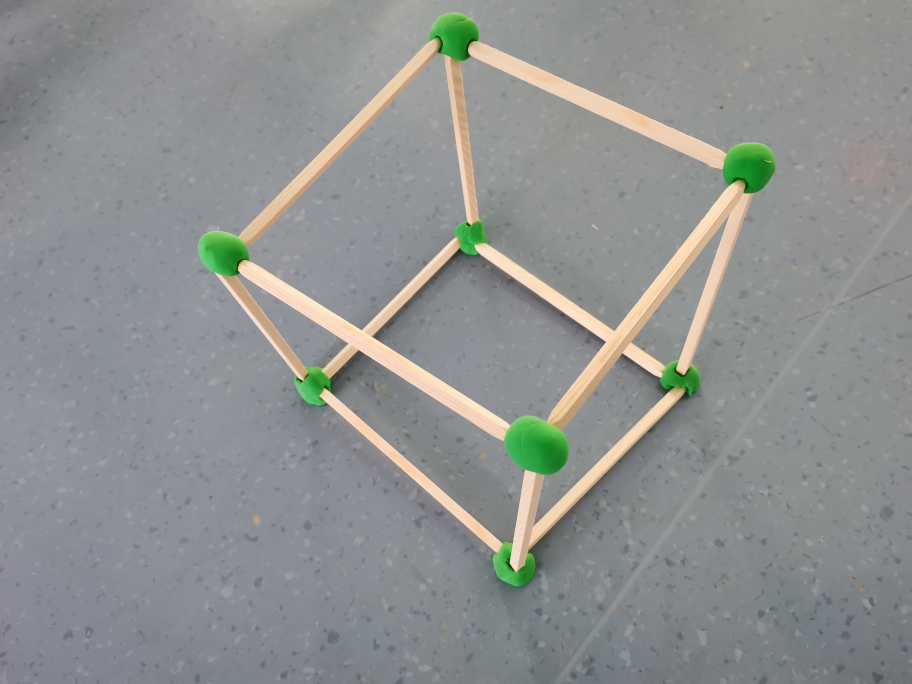
#> input picture Hamster/Week 18/Model1.jpg, 3648 x 2736 px (shown at 1/4 size)
$ python houghcircle_test_only.py
#> lines starting #> are read from the running program, lines starting #| are printed output that depends on the picture; after the words box and inside, x2 and y2 are one past the last pixel; in counts of white or black regions, pixels touching at a corner belong together
import cv2
import math
import numpy as np
#pi=3.1415926
import matplotlib.pyplot as plt

def calc_median_color(img,x_0,y_0,r):
    count=0;color=np.zeros((3),dtype=np.uint0)
    #print(img.shape)
    #print(x_0,y_0,r)
    for i_ in range(x_0-r,x_0+r):
        for j_ in range(y_0-r,y_0+r):
            if (i_>=1200)|(j_>=1600): continue
            dis=math.sqrt(float((i_-x_0)**2+(j_-y_0)**2))
            if dis<=r:
                count=count+1
                #print(i_,j_)
                color[0]=color[0]+np.uint0(img[i_,j_,0])
                color[1]=color[1]+np.uint0(img[i_,j_,1])
                color[2]=color[2]+np.uint0(img[i_,j_,2])
   # print(count)
    if (count!=0):
        color[0]=int(color[0]/count)
        color[1]=int(color[1]/count)
        color[2]=int(color[2]/count)
    return [int(x) for x in color]

img = cv2.imread('Model1.jpg')
#> img is the input picture: shape (2736, 3648, 3); mean B, G, R 144.8, 145.8, 143

img = cv2.resize(img,dsize=(1600,1200))
#> img: shape (1200, 1600, 3)

img = cv2.medianBlur(img, 5)
gray = cv2.cvtColor(img, cv2.COLOR_BGR2GRAY)
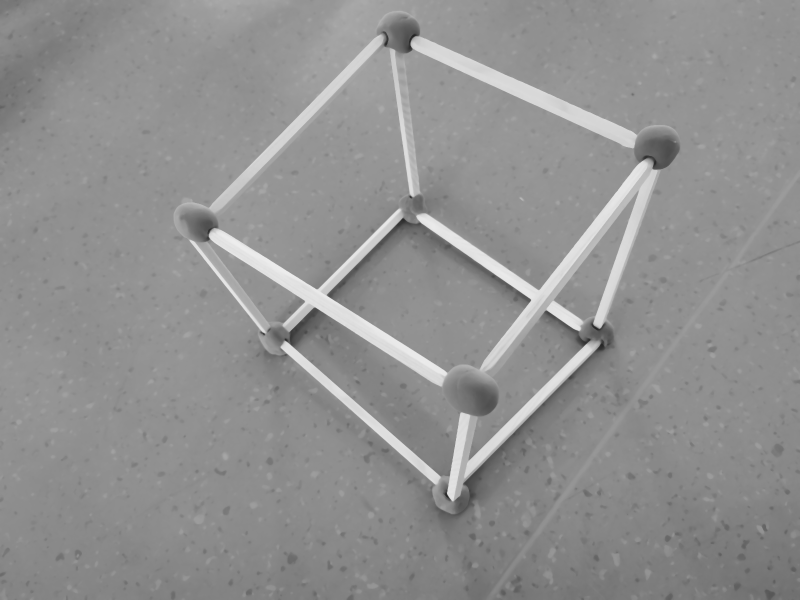
#> gray: shape (1200, 1600) (shown at 1/2 size); min 33, max 237, mean 144.8
edges = cv2.Canny(gray, 100, 200, apertureSize=3)
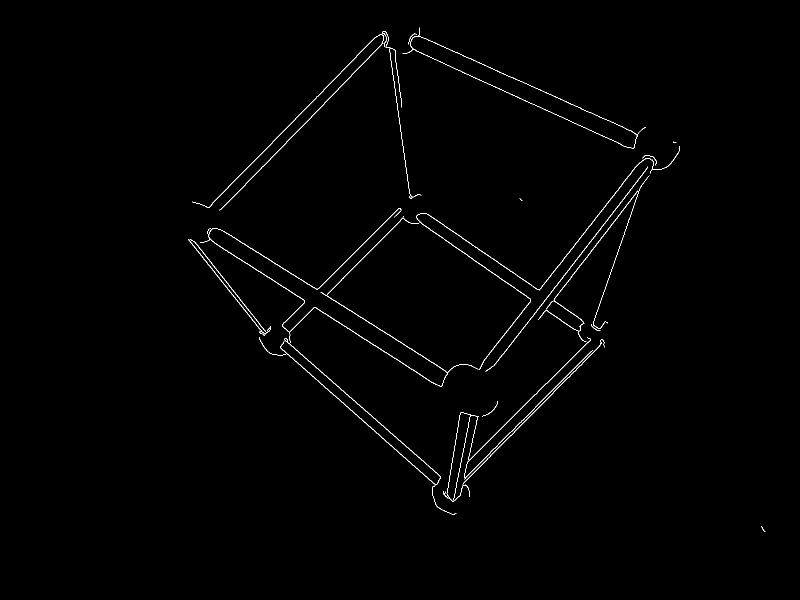
#> edges: shape (1200, 1600) (shown at 1/2 size); 0.71% white in thin lines or dots, all inside (x1, y1, x2, y2) = (376, 55, 1531, 1063)

cimg = cv2.cvtColor(img, cv2.COLOR_BGR2GRAY)

circles = cv2.HoughCircles(gray, cv2.HOUGH_GRADIENT, 1, 80,
                           param1=20, param2=10, minRadius=10,maxRadius=30)
#> circles = 127 rows, first 8: [822.5, 416.5, 29.4], [1053.5, 604.5, 27.1], [789.5, 51.5, 29.4], [379.5, 444.5, 29.4], [608.5, 675.5, 29.4], [1174.5, 675.5, 29.4], [1329.5, 280.5, 29.3], [1024.5, 897.5, 27.2]
circles = np.uint16(np.around(circles))
#> circles = 127 rows, first 8: [822, 416, 29], [1054, 604, 27], [790, 52, 29], [380, 444, 29], [608, 676, 29], [1174, 676, 29], [1330, 280, 29], [1024, 898, 27]
for i in circles[0, :]:
    m_color_1=calc_median_color(img,i[1],i[0],i[2])
    if ((m_color_1[0]>=160)&(m_color_1[0]<=185)):
        cv2.circle(img, (i[1], i[0]), i[2], (0, 255, 0), 2)
        cv2.circle(img, (i[1], i[0]), 2, (0, 255, 0), 3)
#> this loop made 127 passes
#> (i, m_color_1) on passes 1 to 12: ([822, 416, 29], [82, 166, 83]), ([1054, 604, 27], [153, 172, 192]), ([790, 52, 29], [59, 161, 62]), ([380, 444, 29], [68, 168, 63]), ([608, 676, 29], [103, 104, 101]), ([1174, 676, 29], [86, 140, 104]), ([1330, 280, 29], [48, 148, 52]), ([1024, 898, 27], [111, 113, 112]), ([1086, 1102, 29], [135, 131, 125]), ([1144, 788, 29], [124, 122, 119]), ([956, 720, 29], [142, 164, 157]), ([924, 980, 29], [108, 148, 134])
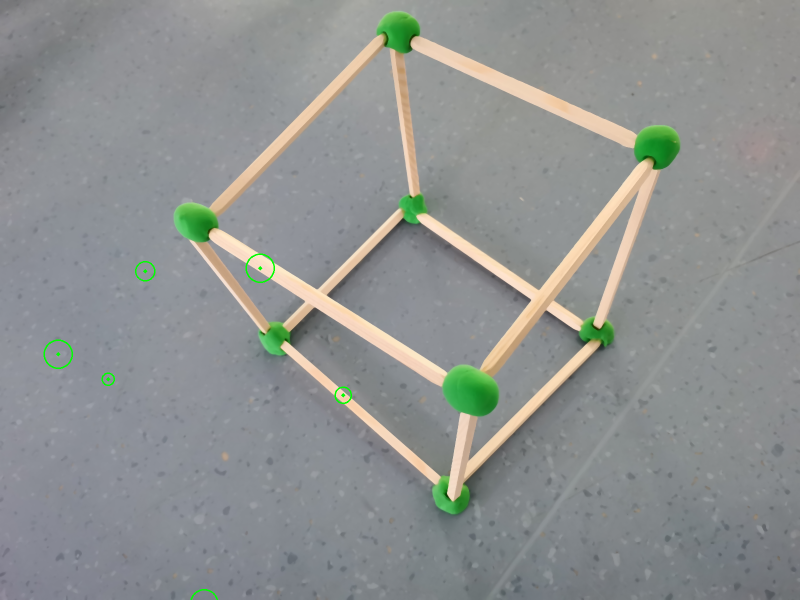
#> img: shape (1200, 1600, 3) (shown at 1/2 size); mean B, G, R 144.5, 145.8, 142.7
    #print(i[0],i[1])
plt.imshow(img),plt.show()
